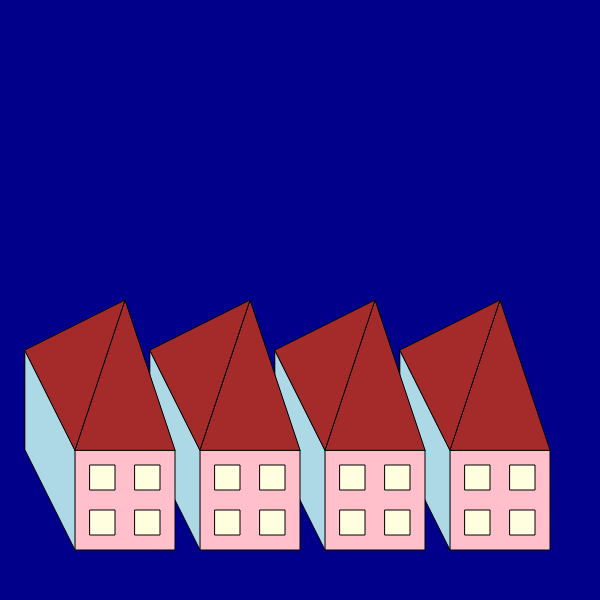
Frame 1 (no input)
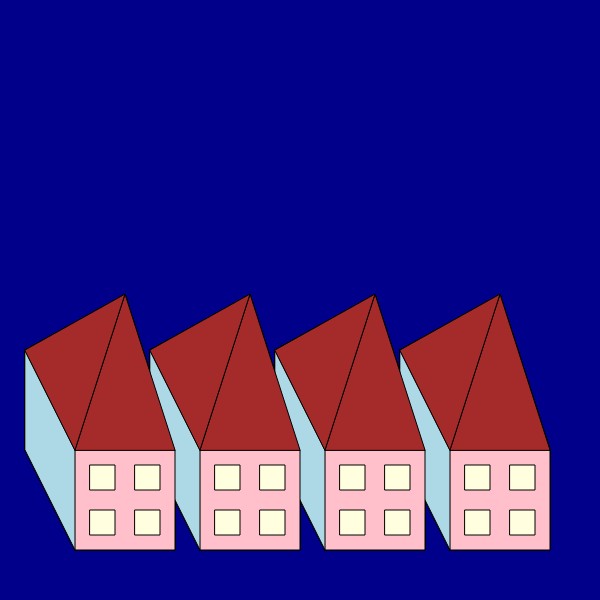
Frame 60 (no input)
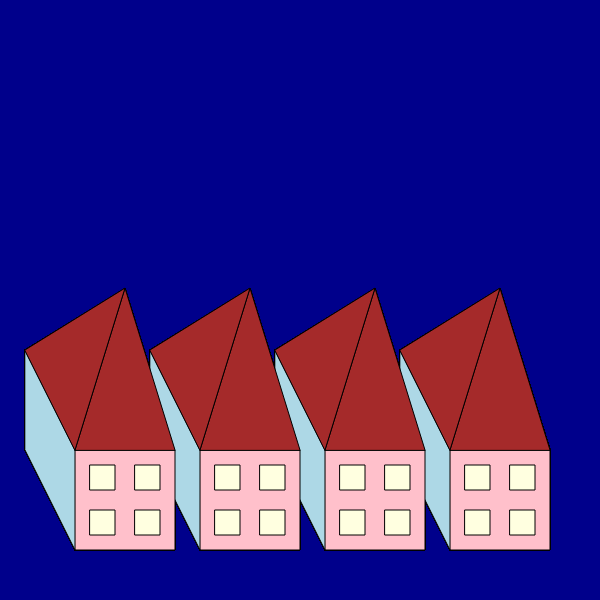
Frame 120 (the mouse pressed at the canvas centre since frame 60)

The p5.js sketch that drew these frames (run headless with seeded random() and noise() and a simulated clock; from frame 60 on, the mouse is pressed at the canvas centre):

// p5.js sketch
// ── sketch.js
var bldgs = [];

function setup() {
  createCanvas(600, 600);
  bldgs.push(new Building(450, 450, 150, 150));
  bldgs.push(new Building(325, 450, 150, 150));
  bldgs.push(new Building(200, 450, 150, 150));
  bldgs.push(new Building(75, 450, 150, 150));
  background("darkblue");
}


function draw() {
  
  for (var i = 0; i < bldgs.length; i = i + 1) {
    bldgs[i].draw();
    bldgs[i].growRoof(0.1);
    
  }
}


function Building(initX, initY, initRoofHeight, initRoofLength) {
  this.x = initX;
  this.y = initY;
  this.roofHeight = initRoofHeight;
  this.rooflength = initRoofLength;
  this.draw = function() {

    
    push();
    translate(this.x, this.y);
    fill("pink");
    rect(0, 0, 100, 100);
    fill("lightyellow");
    rect(15, 15, 25, 25);
    rect(60, 15, 25, 25);
    rect(15, 60, 25, 25);
    rect(60, 60, 25, 25);
    
    fill("lightblue");
    quad(-50, -100, 0, 0, 0, 100, -50, 0);


    fill("brown");
    triangle(0, 0, 50, -1 * this.roofHeight, 100, 0);
    triangle(-50, -100, 50, -1 * this.roofHeight, 0, 0);
    //quad(-50, -100, 0, -150, 50, -1 * this.roofHeight, 0, 0);
    pop();
  }

  this.growRoof = function(howMuch) {
    this.roofHeight = this.roofHeight + howMuch;
  }
  
}
  this.collapse = function() {


}
